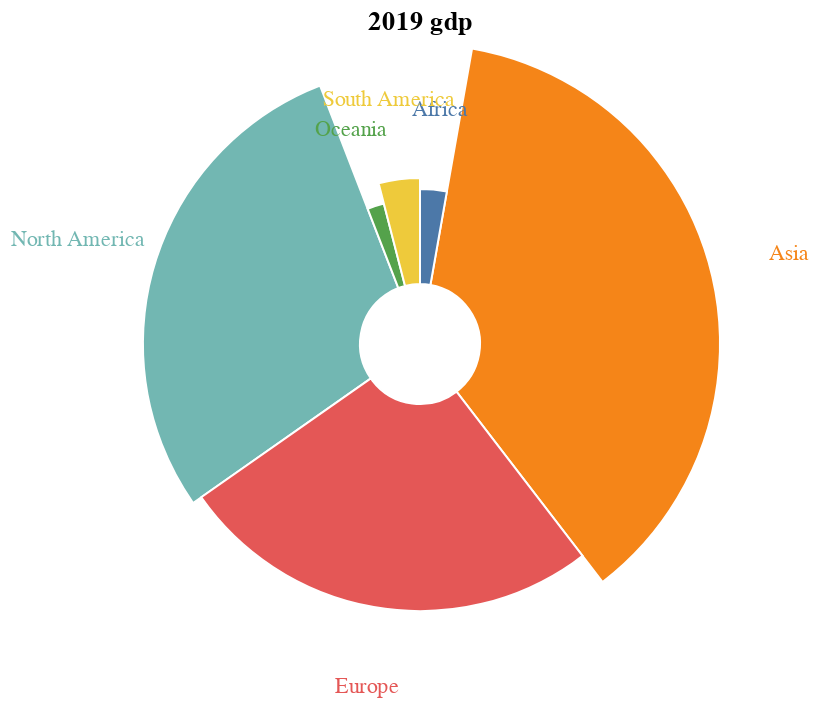

Vega-Lite specification for this chart:
### Vega-Lite specification from a JSON file in a GitHub repository (floating-point values rounded to 4 significant figures)
{"$schema": "https://vega.github.io/schema/vega-lite/v4.json", "title": "2019 gdp", "data": {"values": [{"category": "Asia", "value": "31874.196"}, {"category": "North America", "value": "24985.935"}, {"category": "Europe", "value": "22246.631"}, {"category": "Oceania", "value": "1615.236"}, {"category": "Africa", "value": "2404.234"}, {"category": "South America", "value": "3472.592"}]}, "layer": [{"mark": {"type": "arc", "innerRadius": 30, "stroke": "#fff"}}, {"mark": {"type": "text", "radiusOffset": 40}, "encoding": {"text": {"field": "category", "type": "nominal"}}}], "encoding": {"theta": {"field": "value", "type": "quantitative", "stack": true}, "radius": {"field": "value", "scale": {"type": "sqrt", "zero": true, "rangeMin": 50}}, "color": {"field": "category", "type": "nominal", "legend": null}, "tooltip": [{"field": "category", "type": "nominal", "title": "Continent"}, {"field": "value", "type": "quantitative", "title": "GDP amount(billion$)", "format": ","}]}, "view": {"stroke": null}, "config": {}}
